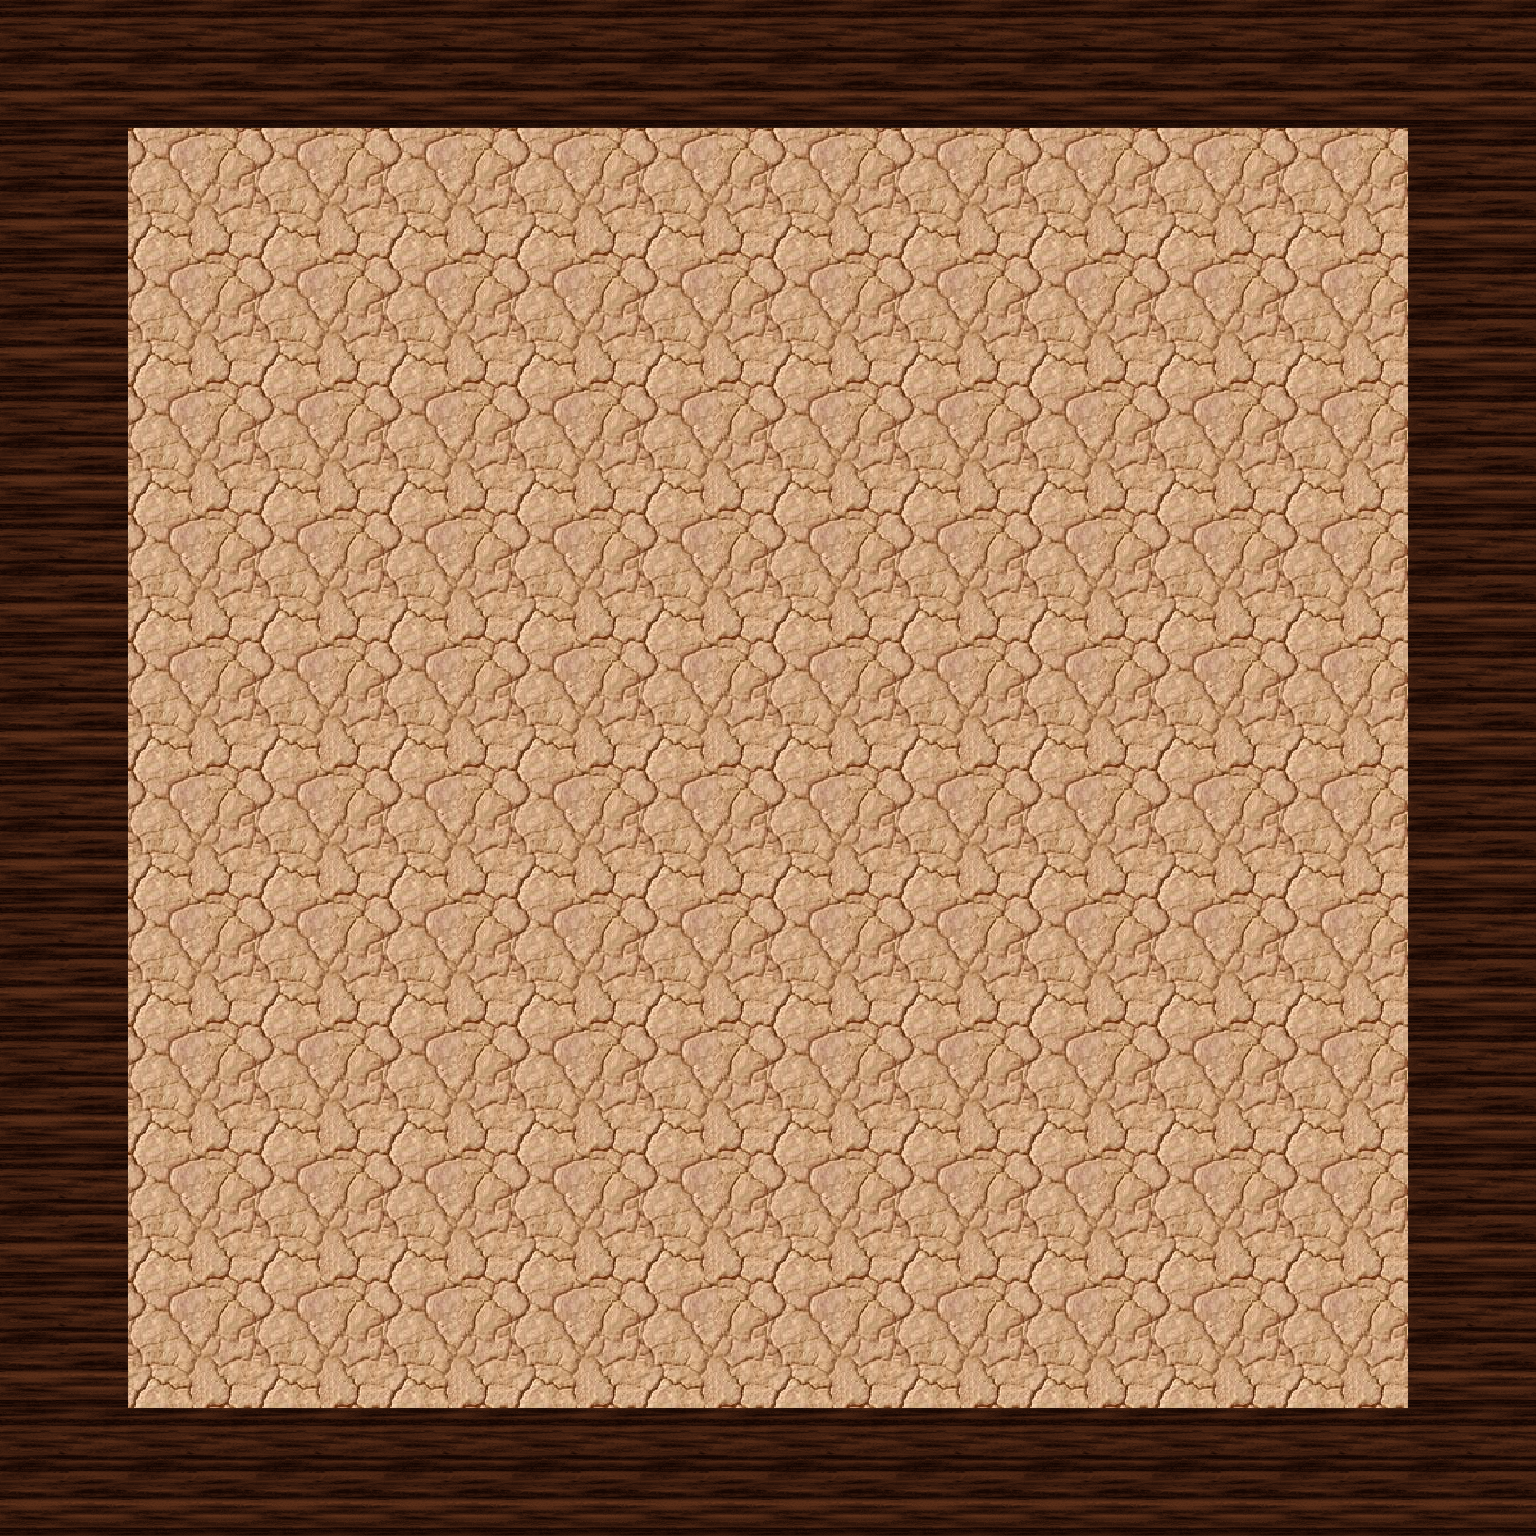

Rendered tile map (Tiled .tmx) drawn with the repository's tilesets; below, a short description and the map source with its tile grids summarised:
An orthogonal 12x12 tile map with 128x128 px tiles, 1 tile layer (Kachelebene 1) and 43 objects (26x Collision, 12x Spawner, 3x Key, PlayerSpawner, LeavePoint).

<map version="1.0" orientation="orthogonal" renderorder="right-down" width="12" height="12" tilewidth="128" tileheight="128">
 <properties>
  <property name="SpatialSizeX" value="512" />
  <property name="SpatialSizeY" value="512" />
 </properties>
 <tileset firstgid="1" name="tileSet" tilewidth="128" tileheight="128">
  <image source="tileSet.png" width="1280" height="1280" />
 </tileset>
 <layer name="Kachelebene 1" width="12" height="12">
  <data>[144 cells, 144 non-empty, 2 distinct tile ids]</data>
 </layer>
 <objectgroup name="Walls">
  <object type="Collision" x="0" y="0">
   <polygon points="0,0 0,128 256,128 256,0" />
  </object>
  <object type="Collision" x="256" y="0">
   <polygon points="0,0 0,128 256,128 256,0" />
  </object>
  <object type="Collision" x="512" y="0">
   <polygon points="0,0 0,128 256,128 256,0" />
  </object>
  <object type="Collision" x="768" y="0">
   <polygon points="0,0 0,128 256,128 256,0" />
  </object>
  <object type="Collision" x="0" y="1408">
   <polygon points="0,0 0,128 256,128 256,0" />
  </object>
  <object type="Collision" x="256" y="1408">
   <polygon points="0,0 0,128 256,128 256,0" />
  </object>
  <object type="Collision" x="512" y="1408">
   <polygon points="0,0 0,128 256,128 256,0" />
  </object>
  <object type="Collision" x="768" y="1408">
   <polygon points="0,0 0,128 256,128 256,0" />
  </object>
  <object type="Collision" x="0" y="128">
   <polygon points="0,0 0,256 128,256 128,0" />
  </object>
  <object type="Collision" x="0" y="384">
   <polygon points="0,0 0,256 128,256 128,0" />
  </object>
  <object type="Collision" x="0" y="640">
   <polygon points="0,0 0,256 128,256 128,0" />
  </object>
  <object type="Collision" x="1408" y="640">
   <polygon points="0,0 0,256 128,256 128,0" />
  </object>
  <object type="Collision" x="1408" y="384">
   <polygon points="0,0 0,256 128,256 128,0" />
  </object>
  <object type="Collision" x="1408" y="128">
   <polygon points="0,0 0,256 128,256 128,0" />
  </object>
  <object type="Collision" x="1024" y="0">
   <polygon points="0,0 0,128 256,128 256,0" />
  </object>
  <object type="Collision" x="1280" y="0">
   <polygon points="0,0 0,128 256,128 256,0" />
  </object>
  <object type="Collision" x="1024" y="1408">
   <polygon points="0,0 0,128 256,128 256,0" />
  </object>
  <object type="Collision" x="1280" y="1408">
   <polygon points="0,0 0,128 256,128 256,0" />
  </object>
  <object type="Collision" x="1408" y="896">
   <polygon points="0,0 0,256 128,256 128,0" />
  </object>
  <object type="Collision" x="1408" y="1152">
   <polygon points="0,0 0,256 128,256 128,0" />
  </object>
  <object type="Collision" x="0" y="896">
   <polygon points="0,0 0,256 128,256 128,0" />
  </object>
  <object type="Collision" x="0" y="1152">
   <polygon points="0,0 0,256 128,256 128,0" />
  </object>
  <object type="Collision" x="1152" y="1152">
   <polygon points="0,0 0,-128 -128,-256 -256,-256 -256,-128 -128,0" />
  </object>
  <object type="Collision" x="1152" y="384">
   <polygon points="0,0 -128,0 -256,128 -256,256 -128,256 0,128" />
  </object>
  <object type="Collision" x="640" y="896">
   <polygon points="0,0 -128,0 -256,128 -256,256 -128,256 0,128" />
  </object>
  <object type="Collision" x="640" y="640">
   <polygon points="0,0 0,-128 -128,-256 -256,-256 -256,-128 -128,0" />
  </object>
  <object type="Spawner" x="640" y="128" width="256" height="256">
   <properties>
    <property name="cooldown" value="4" />
    <property name="entityType" value="fungus" />
    <property name="numSpawns" value="5" />
    <property name="startTime" value="0" />
   </properties>
  </object>
  <object type="Spawner" x="1152" y="640" width="256" height="256">
   <properties>
    <property name="cooldown" value="4" />
    <property name="entityType" value="fungus" />
    <property name="numSpawns" value="5" />
    <property name="startTime" value="0" />
   </properties>
  </object>
  <object type="Spawner" x="640" y="1152" width="256" height="256">
   <properties>
    <property name="cooldown" value="4" />
    <property name="entityType" value="fungus" />
    <property name="numSpawns" value="5" />
    <property name="startTime" value="0" />
   </properties>
  </object>
  <object type="Spawner" x="1152" y="640" width="256" height="256">
   <properties>
    <property name="cooldown" value="3" />
    <property name="entityType" value="veinball" />
    <property name="numSpawns" value="5" />
    <property name="startTime" value="25" />
   </properties>
  </object>
  <object type="Spawner" x="640" y="128" width="256" height="256">
   <properties>
    <property name="cooldown" value="3" />
    <property name="entityType" value="veinball" />
    <property name="numSpawns" value="5" />
    <property name="startTime" value="25" />
   </properties>
  </object>
  <object type="Spawner" x="128" y="640" width="256" height="256">
   <properties>
    <property name="cooldown" value="4" />
    <property name="entityType" value="veinball" />
    <property name="numSpawns" value="5" />
    <property name="startTime" value="25" />
   </properties>
  </object>
  <object type="Spawner" x="640" y="1152" width="256" height="256">
   <properties>
    <property name="cooldown" value="5" />
    <property name="entityType" value="veinball" />
    <property name="numSpawns" value="5" />
    <property name="startTime" value="25" />
   </properties>
  </object>
  <object type="Key" x="1207.27" y="707.273" width="128" height="128">
   <properties>
    <property name="startTime" value="75" />
   </properties>
  </object>
  <object type="Spawner" x="1152" y="640" width="256" height="256">
   <properties>
    <property name="cooldown" value="5" />
    <property name="entityType" value="anorism" />
    <property name="numSpawns" value="5" />
    <property name="startTime" value="75" />
   </properties>
  </object>
  <object type="Spawner" x="128" y="640" width="256" height="256">
   <properties>
    <property name="cooldown" value="5" />
    <property name="entityType" value="anorism" />
    <property name="numSpawns" value="5" />
    <property name="startTime" value="75" />
   </properties>
  </object>
  <object type="Spawner" x="640" y="128" width="256" height="256">
   <properties>
    <property name="cooldown" value="5" />
    <property name="entityType" value="anorism" />
    <property name="numSpawns" value="5" />
    <property name="startTime" value="75" />
   </properties>
  </object>
  <object type="Spawner" x="640" y="1152" width="256" height="256">
   <properties>
    <property name="cooldown" value="3" />
    <property name="entityType" value="anorism" />
    <property name="numSpawns" value="5" />
    <property name="startTime" value="75" />
   </properties>
  </object>
 </objectgroup>
 <objectgroup name="Enteties" />
 <objectgroup name="Keys">
  <object type="Key" x="703.758" y="194.667" width="128" height="128">
   <properties>
    <property name="startTime" value="25" />
   </properties>
  </object>
  <object type="Key" x="185.576" y="713.333" width="128" height="128">
   <properties>
    <property name="startTime" value="50" />
   </properties>
  </object>
 </objectgroup>
 <objectgroup name="Stuff">
  <object type="PlayerSpawner" x="640" y="640" width="256" height="256" />
  <object type="Spawner" x="128" y="640" width="256" height="256">
   <properties>
    <property name="cooldown" value="3" />
    <property name="entityType" value="fungus" />
    <property name="numSpawns" value="5" />
    <property name="startTime" value="0" />
   </properties>
  </object>
  <object type="LeavePoint" x="640" y="640" width="256" height="256" />
 </objectgroup>
</map>
